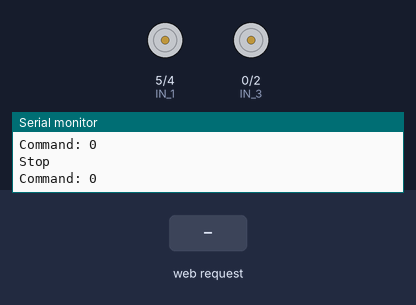
Recording of a sketch running on a simulated ESP8266 (NodeMCU). On the bench: motor-driver pin pairs drawn as motors (green arrow = first pin HIGH = forward, orange = second pin HIGH = backward, longer = more drive, scaled by the enable pin), the last lines printed to the serial monitor. The inputs (shaded band) are chosen by the test bench. WiFi joins after 1.5 s; servers stay silent unless stated.

Above: at 2.7 s.
2.8 s: HTTP request GET /FORWARD received
At 4.1 s:
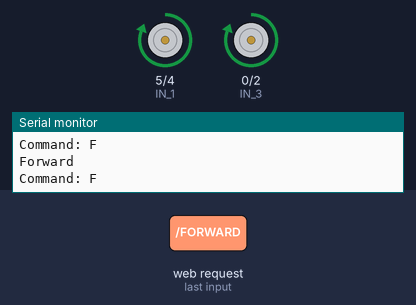
4.4 s: HTTP request GET /LEFT received
At 5.7 s:
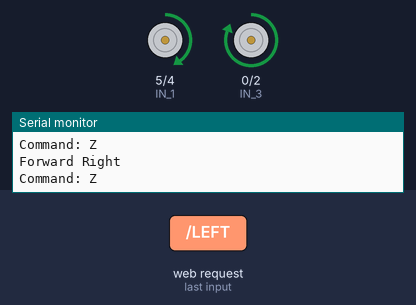
6.0 s: HTTP request GET /RIGHT received
At 7.2 s:
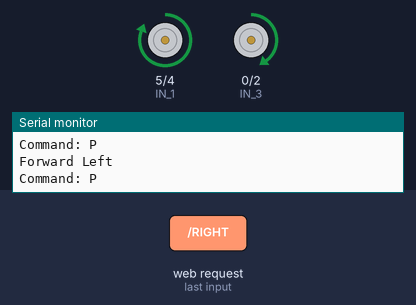
7.6 s: HTTP request GET /RELEASE_RIGHT received
At 8.7 s:
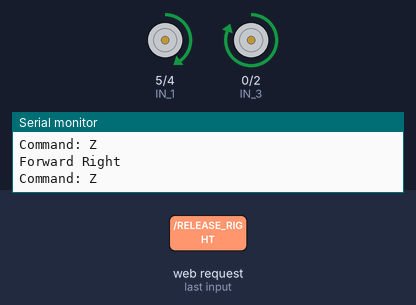
9.2 s: HTTP request GET /RELEASE_FORWARD received
At 10.1 s:
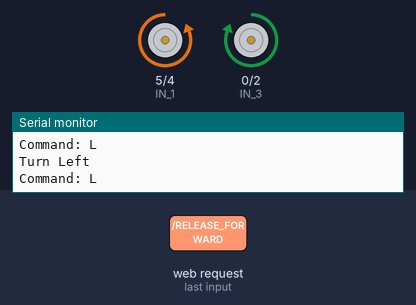
10.8 s: HTTP request GET /BACKWARD received
At 11.5 s:
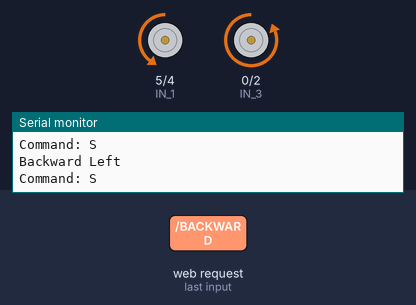
Timing chart, 0 to 13.4 s (numbered marks = the images above; inputs shaded):
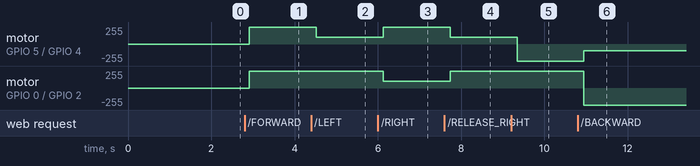

Measured:
- after the input at 2.8 s, motor on GPIO 5 (IN_1) / GPIO 4 (IN_2), motor on GPIO 0 (IN_3) / GPIO 2 (IN_4): stopped → forward 255/255 after 0.12 s
- after the input at 4.4 s, motor on GPIO 5 (IN_1) / GPIO 4 (IN_2): forward 255/255 → forward 100/255 after 0.12 s
- after the input at 6.0 s, motor on GPIO 5 (IN_1) / GPIO 4 (IN_2): forward 100/255 → forward 255/255 after 0.13 s; motor on GPIO 0 (IN_3) / GPIO 2 (IN_4): forward 255/255 → forward 100/255 after 0.13 s
- after the input at 7.6 s, motor on GPIO 5 (IN_1) / GPIO 4 (IN_2): forward 255/255 → forward 100/255 after 0.14 s; motor on GPIO 0 (IN_3) / GPIO 2 (IN_4): forward 100/255 → forward 255/255 after 0.14 s
- after the input at 9.2 s, motor on GPIO 5 (IN_1) / GPIO 4 (IN_2): forward 100/255 → backward 255/255 after 0.14 s
- after the input at 10.8 s, motor on GPIO 5 (IN_1) / GPIO 4 (IN_2): backward 255/255 → backward 100/255 after 0.15 s; motor on GPIO 0 (IN_3) / GPIO 2 (IN_4): forward 255/255 → backward 255/255 after 0.15 s

The sketch:

Robocar.ino
```cpp
#include <ESP8266WiFi.h>

const char* ssid = "IIT-Mandi-WiFi";
const char* password = "wifi@iit";

int IN_1 = 5;
int IN_2 = 4;
int IN_3 = 0;
int IN_4 = 2;
int ENA = 14;
int ENB = 12;

int SPEED = 600;
int speed_Coeff = 3;

WiFiServer server(80);
bool forwardPressed = false;
bool backwardPressed = false;
bool leftPressed = false;
bool rightPressed = false;

String command = "0";

void setup() {
  Serial.begin(115200);
  delay(10);

  pinMode(IN_1, OUTPUT);
  pinMode(IN_2, OUTPUT);
  pinMode(IN_3, OUTPUT);
  pinMode(IN_4, OUTPUT);
  pinMode(ENA, OUTPUT);
  pinMode(ENB, OUTPUT);

  digitalWrite(IN_3, LOW);
  digitalWrite(IN_4, LOW);
  digitalWrite(IN_1, LOW);
  digitalWrite(IN_2, LOW);

  analogWrite(ENA, SPEED);
  analogWrite(ENB, SPEED);

  Serial.println();
  Serial.print("Connecting to ");
  Serial.println(ssid);
  WiFi.begin(ssid, password);

  while (WiFi.status() != WL_CONNECTED) {
    delay(500);
    Serial.print(".");
  }

  Serial.println("");
  Serial.println("WiFi connected");
  Serial.println("IP address: ");
  Serial.println(WiFi.localIP());
  server.begin();
}

void loop() {
  WiFiClient client = server.available();
  if (client) {
    while (!client.available()) {
      delay(1);
    }
    String request = client.readStringUntil('\r');
    Serial.println(request);
    client.flush();
    updateButtonStates(request);
    buildCommand();

    sendHTML(client);

    Serial.println("Client disconnected");
  }
  Serial.println("Command: " + command);
  delay(100);
  if (command == "F") Forward();
  else if (command == "B") Backward();
  else if (command == "R") TurnRight();
  else if (command == "L") TurnLeft();
  else if (command == "P") ForwardLeft();
  else if (command == "S") BackwardLeft();
  else if (command == "Z") ForwardRight();
  else if (command == "Q") BackwardRight();
  else if (command == "0") Stop();
}

void updateButtonStates(String request) {
  if (request.indexOf("/FORWARD") != -1) forwardPressed = true;
  if (request.indexOf("/BACKWARD") != -1) backwardPressed = true;
  if (request.indexOf("/LEFT") != -1) leftPressed = true;
  if (request.indexOf("/RIGHT") != -1) rightPressed = true;

  if (request.indexOf("/RELEASE_FORWARD") != -1) forwardPressed = false;
  if (request.indexOf("/RELEASE_BACKWARD") != -1) backwardPressed = false;
  if (request.indexOf("/RELEASE_LEFT") != -1) leftPressed = false;
  if (request.indexOf("/RELEASE_RIGHT") != -1) rightPressed = false;
}

void buildCommand() {
  if (forwardPressed && rightPressed) {
    command = "P";
  } else if (backwardPressed && rightPressed) {
    command = "Q";
  } else if (forwardPressed && leftPressed) {
    command = "Z";
  } else if (backwardPressed && leftPressed) {
    command = "S";
  } else {
    command = "";
    if (forwardPressed) command += "F";
    if (backwardPressed) command += "B";
    if (leftPressed) command += "L";
    if (rightPressed) command += "R";

    if (command.length() == 0) command = "0";
  }
}

void sendHTML(WiFiClient client) {
  client.println("HTTP/1.1 200 OK");
  client.println("Content-Type: text/html");
  client.println("");
  client.println("<!DOCTYPE HTML>");
  client.println("<html>");
  client.println(createHTMLHead());
  client.println("<body>");
  client.println(createHTMLBody());
  client.println("<script>");
  client.println(createHTMLScript());
  client.println("</script>");
  client.println("</body>");
  client.println("</html>");
}

String createHTMLHead() {
  String html = "<head><title>ESP8266 Robot Control</title>";
  html += "<style>";
  html += "body { margin: 0; padding: 0; background-color: #f3f3f3; }";
  html += ".grid-container { display: grid; grid-template-columns: repeat(3, 1fr); grid-template-rows: repeat(3, 1fr); height: 100vh; width: 100vw; }";
  html += ".grid-item { display: flex; justify-content: center; align-items: center; }";
  html += ".button { width: 90%; height: 90%; font-size: 2rem; background-color: #333; color: white; border: none; border-radius: 10px; touch-action: manipulation; }";
  html += ".arrow { font-size: 3rem; }";
  html += "</style>";
  html += "</head>";
  return html;
}

String createHTMLBody() {
  String html = "<div class='grid-container'>";
  html += "<div class='grid-item'></div>";
  html += "<div class='grid-item'><button class='button' ontouchstart=\"sendCommand('/FORWARD')\" ontouchend=\"sendCommand('/RELEASE_FORWARD')\" onmousedown=\"sendCommand('/FORWARD')\" onmouseup=\"sendCommand('/RELEASE_FORWARD')\"><span class='arrow'>&#9650;</span></button></div>";
  html += "<div class='grid-item'></div>";
  html += "<div class='grid-item'><button class='button' ontouchstart=\"sendCommand('/LEFT')\" ontouchend=\"sendCommand('/RELEASE_LEFT')\" onmousedown=\"sendCommand('/LEFT')\" onmouseup=\"sendCommand('/RELEASE_LEFT')\"><span class='arrow'>&#9664;</span></button></div>";
  html += "<div class='grid-item'></div>";
  html += "<div class='grid-item'><button class='button' ontouchstart=\"sendCommand('/RIGHT')\" ontouchend=\"sendCommand('/RELEASE_RIGHT')\" onmousedown=\"sendCommand('/RIGHT')\" onmouseup=\"sendCommand('/RELEASE_RIGHT')\"><span class='arrow'>&#9654;</span></button></div>";
  html += "<div class='grid-item'></div>";
  html += "<div class='grid-item'><button class='button' ontouchstart=\"sendCommand('/BACKWARD')\" ontouchend=\"sendCommand('/RELEASE_BACKWARD')\" onmousedown=\"sendCommand('/BACKWARD')\" onmouseup=\"sendCommand('/RELEASE_BACKWARD')\"><span class='arrow'>&#9660;</span></button></div>";
  html += "<div class='grid-item'></div>";
  html += "</div>";
  return html;
}

String createHTMLScript() {
  String script = "function sendCommand(command) {";
  script += "  var xhttp = new XMLHttpRequest();";
  script += "  xhttp.open('GET', command, true);";
  script += "  xhttp.send();";
  script += "}";
  return script;
}


void Forward() {
   Serial.println("Forward");
   digitalWrite(IN_1, HIGH);
   digitalWrite(IN_2, LOW);
   digitalWrite(IN_3,HIGH);
   digitalWrite(IN_4,LOW);
   analogWrite(ENA, SPEED);
   analogWrite(ENB, SPEED);
}

void Backward() {
  Serial.println("Backward");
   digitalWrite(IN_1, LOW);
   digitalWrite(IN_2, HIGH);
   digitalWrite(IN_3,LOW);
   digitalWrite(IN_4,HIGH);
   analogWrite(ENA, SPEED);
   analogWrite(ENB, SPEED-100);
}

void TurnRight() {
  Serial.println("Turn Right");
   digitalWrite(IN_1, HIGH);
   digitalWrite(IN_2, LOW);
   digitalWrite(IN_3,LOW);
   digitalWrite(IN_4,HIGH);
   analogWrite(ENA, SPEED);
   analogWrite(ENB, SPEED);
}

void TurnLeft() {
  Serial.println("Turn Left");
   digitalWrite(IN_1, LOW);
   digitalWrite(IN_2, HIGH);
   digitalWrite(IN_3,HIGH);
   digitalWrite(IN_4,LOW);
   analogWrite(ENA, SPEED);
   analogWrite(ENB, SPEED);
}

void ForwardLeft() {
  Serial.println("Forward Left");
  digitalWrite(IN_1, HIGH);
   digitalWrite(IN_2, LOW);
   digitalWrite(IN_3,HIGH);
   digitalWrite(IN_4,LOW);
  analogWrite(ENA, SPEED);
   analogWrite(ENB, 100);
}

void ForwardRight() {
  Serial.println("Forward Right");
  digitalWrite(IN_1, HIGH);
   digitalWrite(IN_2, LOW);
   digitalWrite(IN_3,HIGH);
   digitalWrite(IN_4,LOW);
  analogWrite(ENA, 100);
  analogWrite(ENB, SPEED);
}

void BackwardLeft() {
  Serial.println("Backward Left");
  digitalWrite(IN_1, LOW);
   digitalWrite(IN_2, HIGH);
   digitalWrite(IN_3,LOW);
   digitalWrite(IN_4,HIGH);
  analogWrite(ENA, 100);
  analogWrite(ENB, SPEED);
}

void BackwardRight() {
  Serial.println("Backward Right");
  digitalWrite(IN_1, LOW);
   digitalWrite(IN_2, HIGH);
   digitalWrite(IN_3,LOW);
   digitalWrite(IN_4,HIGH);
  analogWrite(ENA, SPEED);
  analogWrite(ENB, 100);
}

void Stop() {
  Serial.println("Stop");
   digitalWrite(IN_1, LOW);
   digitalWrite(IN_2, LOW);
   digitalWrite(IN_3,LOW);
   digitalWrite(IN_4,LOW);
   analogWrite(ENA, SPEED);
   analogWrite(ENB, SPEED);
}
```
